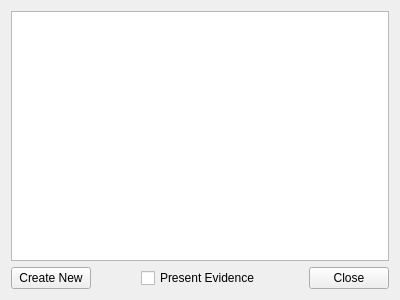
<?xml version="1.0" encoding="UTF-8"?>
<ui version="4.0">
 <class>Form</class>
 <widget class="QWidget" name="Form">
  <property name="geometry">
   <rect>
    <x>0</x>
    <y>0</y>
    <width>400</width>
    <height>300</height>
   </rect>
  </property>
  <property name="sizePolicy">
   <sizepolicy hsizetype="Expanding" vsizetype="Expanding">
    <horstretch>0</horstretch>
    <verstretch>0</verstretch>
   </sizepolicy>
  </property>
  <property name="windowTitle">
   <string>Form</string>
  </property>
  <layout class="QGridLayout" name="gridLayout_2">
   <item row="1" column="1">
    <widget class="QListWidget" name="evidence_list_widget"/>
   </item>
   <item row="8" column="1">
    <layout class="QHBoxLayout" name="horizontalLayout">
     <item>
      <widget class="QPushButton" name="create_button">
       <property name="text">
        <string>Create New</string>
       </property>
       <property name="flat">
        <bool>false</bool>
       </property>
      </widget>
     </item>
     <item>
      <spacer name="horizontalSpacer">
       <property name="orientation">
        <enum>Qt::Orientation::Horizontal</enum>
       </property>
       <property name="sizeHint" stdset="0">
        <size>
         <width>40</width>
         <height>20</height>
        </size>
       </property>
      </spacer>
     </item>
     <item>
      <widget class="QCheckBox" name="present_checkbox">
       <property name="toolTip">
        <string>Presents the Evidence on next Dialog Line when selected</string>
       </property>
       <property name="text">
        <string>Present Evidence</string>
       </property>
      </widget>
     </item>
     <item>
      <spacer name="horizontalSpacer_2">
       <property name="orientation">
        <enum>Qt::Orientation::Horizontal</enum>
       </property>
       <property name="sizeHint" stdset="0">
        <size>
         <width>40</width>
         <height>20</height>
        </size>
       </property>
      </spacer>
     </item>
     <item>
      <widget class="QPushButton" name="close_button">
       <property name="text">
        <string>Close</string>
       </property>
      </widget>
     </item>
    </layout>
   </item>
  </layout>
 </widget>
 <resources/>
 <connections/>
</ui>
